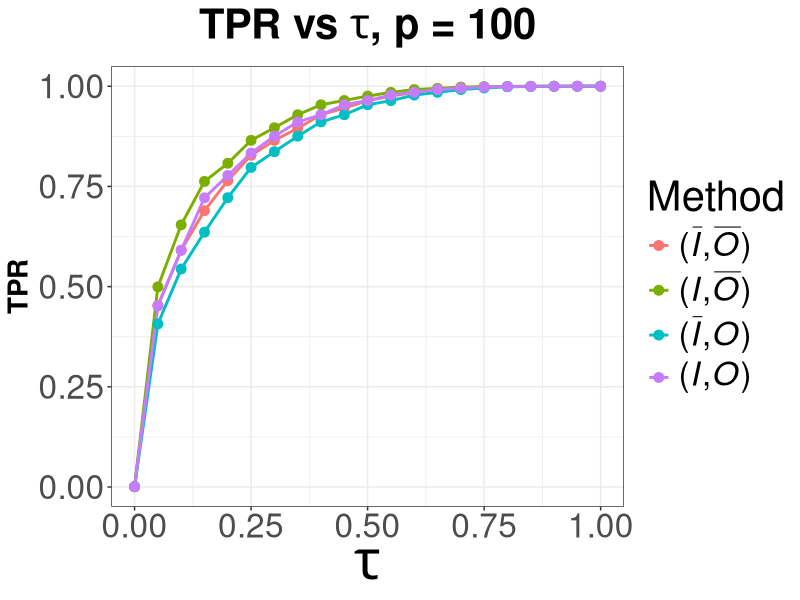
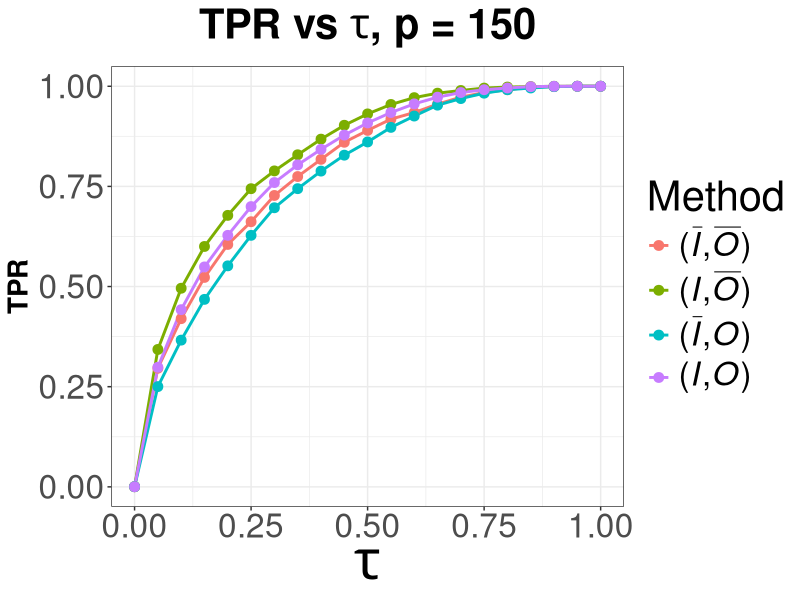
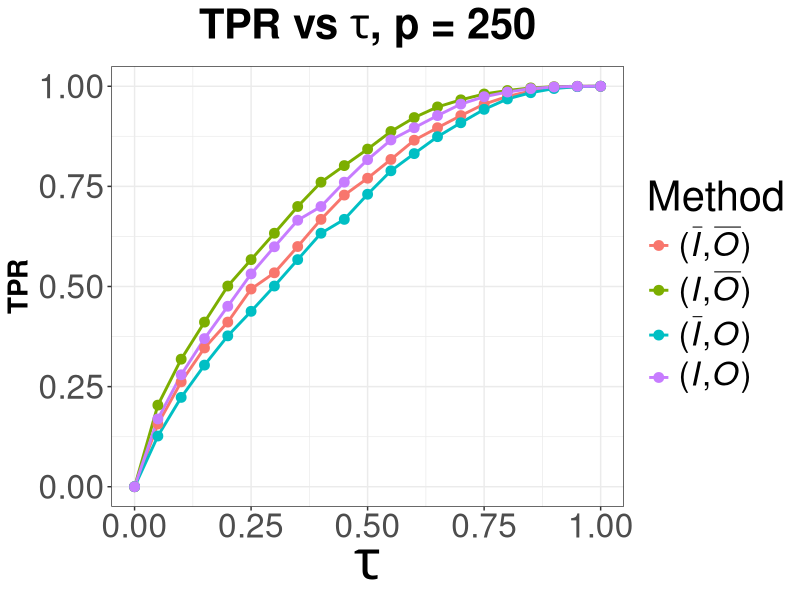

The R script that drew these images, in order:
# SPDX-FileCopyrightText: 2006-2024 Knut Reinert & Freie Universität Berlin
# SPDX-FileCopyrightText: 2016-2024 Knut Reinert & MPI für molekulare Genetik
# SPDX-License-Identifier: BSD-3-Clause

library(ggplot2)
library(reshape2)

tau <- c(0.0, 0.05, 0.1, 0.15, 0.2, 0.25, 0.3, 0.35, 0.4, 0.45, 0.5, 0.55, 0.6, 0.65, 0.7, 0.75, 0.8, 0.85, 0.9, 0.95, 1.0)

#######################################################################################################################
# p = 100
#######################################################################################################################

simple <- c(0.00073, 0.453, 0.5908, 0.68955, 0.76454, 0.82772, 0.86499, 0.89532, 0.92886, 0.94558, 0.96399, 0.97541, 0.98477, 0.99145, 0.99459, 0.99793, 0.99917, 0.99965, 0.99998, 1.0, 1.0)
indirect <- c(0.00073, 0.49942, 0.65422, 0.76251, 0.80768, 0.86499, 0.89651, 0.92886, 0.95377, 0.96445, 0.97541, 0.98477, 0.99173, 0.99459, 0.99793, 0.99905, 0.99952, 0.99993, 0.99999, 1.0, 1.0)
overlapping <- c(0.00073, 0.40691, 0.54404, 0.63588, 0.72183, 0.79746, 0.8367, 0.87545, 0.91107, 0.92886, 0.95386, 0.96399, 0.97798, 0.98477, 0.99173, 0.99578, 0.99863, 0.99948, 0.99992, 1.0, 1.0)
indirect_overlapping <- c(0.00073, 0.45214, 0.59084, 0.72158, 0.77742, 0.83325, 0.87545, 0.91107, 0.92886, 0.95386, 0.96445, 0.97798, 0.98482, 0.99173, 0.99553, 0.99794, 0.99929, 0.99982, 0.99998, 1.0, 1.0)

df <- data.frame(tau, simple, indirect, overlapping, indirect_overlapping)
colnames(df) <- c("tau", "Simple", "Indirect", "Overlap", "Both")
df2 <- melt(df, id = "tau", variable.name="Method")

tpr1 <- ggplot(df2, aes(x = tau, y = value, color = Method)) + 
  geom_line(size = 1) + 
  geom_point(size = 3) + 
  labs(title=expression(bold("TPR vs "*tau*", p = 100")),
       x =expression(tau), 
       y ="TPR") + 
  scale_colour_discrete(name = "Method", labels =c(expression("("*bar(italic("I"))*","*bar(italic("O"))*")"), 
                                                   expression("("*italic("I")*","*bar(italic("O"))*")"), 
                                                   expression("("*bar(italic("I"))*","*italic("O")*")"), 
                                                   expression("("*italic("I")*","*italic("O")*")"))) +
  theme_bw() +
  theme(text = element_text(size=30),
        plot.title = element_text(size=30, face="bold", hjust = 0.5),
        axis.title.x = element_text(size=40, face="bold"),
        axis.title.y = element_text(size=20, face="bold"),
        legend.text.align = 0)

#######################################################################################################################
# p = 150
#######################################################################################################################

simple <- c(0.00036, 0.29619, 0.41984, 0.52279, 0.60512, 0.66181, 0.72736, 0.77462, 0.81752, 0.86014, 0.88979, 0.91792, 0.93439, 0.95534, 0.97285, 0.98427, 0.99134, 0.99798, 0.99903, 0.99996, 1.0)
indirect <- c(0.00036, 0.34301, 0.49576, 0.60005, 0.6777, 0.74428, 0.78867, 0.82893, 0.86795, 0.90259, 0.93095, 0.95452, 0.97154, 0.9827, 0.98938, 0.99542, 0.99798, 0.99903, 0.99986, 1.0, 1.0)
overlapping <- c(0.00036, 0.25031, 0.36626, 0.46799, 0.55167, 0.62782, 0.69667, 0.74434, 0.7882, 0.82794, 0.86095, 0.8973, 0.92558, 0.9528, 0.96921, 0.9827, 0.99127, 0.99561, 0.99903, 0.99995, 1.0)
indirect_overlapping <- c(0.00036, 0.29841, 0.4423, 0.54899, 0.62782, 0.69962, 0.75958, 0.80379, 0.84256, 0.87809, 0.90844, 0.93434, 0.95601, 0.97271, 0.98423, 0.99134, 0.99565, 0.99892, 0.99983, 0.99998, 1.0)

df <- data.frame(tau, simple, indirect, overlapping, indirect_overlapping)
colnames(df) <- c("tau", "Simple", "Indirect", "Overlap", "Both")
df2 <- melt(df, id = "tau", variable.name="Method")

tpr2 <- ggplot(df2, aes(x = tau, y = value, color = Method)) + 
  geom_line(size = 1) + 
  geom_point(size = 3) + 
  labs(title=expression(bold("TPR vs "*tau*", p = 150")),
       x =expression(tau), 
       y ="TPR") + 
  scale_colour_discrete(name = "Method", labels =c(expression("("*bar(italic("I"))*","*bar(italic("O"))*")"), 
                                                   expression("("*italic("I")*","*bar(italic("O"))*")"), 
                                                   expression("("*bar(italic("I"))*","*italic("O")*")"), 
                                                   expression("("*italic("I")*","*italic("O")*")"))) +
  theme_bw() +
  theme(text = element_text(size=30),
        plot.title = element_text(size=30, face="bold", hjust = 0.5),
        axis.title.x = element_text(size=40, face="bold"),
        axis.title.y = element_text(size=20, face="bold"),
        legend.text.align = 0)

#######################################################################################################################
# p = 250
#######################################################################################################################

simple <- c(0.0001, 0.1566, 0.26191, 0.34652, 0.41111, 0.49367, 0.5342, 0.5998, 0.66763, 0.72825, 0.77037, 0.81721, 0.86526, 0.89641, 0.92671, 0.95544, 0.97447, 0.98821, 0.99603, 0.9994, 1.0)
indirect <- c(0.0001, 0.20377, 0.31854, 0.41111, 0.50114, 0.5671, 0.63298, 0.69975, 0.76045, 0.80187, 0.84307, 0.88704, 0.9218, 0.94837, 0.96607, 0.98064, 0.9893, 0.99582, 0.99882, 0.99987, 1.0)
overlapping <- c(0.0001, 0.12663, 0.2231, 0.30371, 0.37675, 0.43801, 0.50115, 0.5671, 0.63298, 0.66763, 0.73032, 0.78888, 0.83178, 0.87406, 0.90883, 0.94232, 0.96829, 0.98385, 0.99429, 0.99904, 1.0)
indirect_overlapping <- c(0.0001, 0.16935, 0.27954, 0.36991, 0.45064, 0.53154, 0.59917, 0.66544, 0.69975, 0.76046, 0.81666, 0.86589, 0.89641, 0.92671, 0.95542, 0.97388, 0.98558, 0.99402, 0.9982, 0.99978, 1.0)

df <- data.frame(tau, simple, indirect, overlapping, indirect_overlapping)
colnames(df) <- c("tau", "Simple", "Indirect", "Overlap", "Both")
df2 <- melt(df, id = "tau", variable.name="Method")

tpr3 <- ggplot(df2, aes(x = tau, y = value, color = Method)) + 
  geom_line(size = 1) + 
  geom_point(size = 3) + 
  labs(title=expression(bold("TPR vs "*tau*", p = 250")),
       x =expression(tau), 
       y ="TPR") + 
  scale_colour_discrete(name = "Method", labels =c(expression("("*bar(italic("I"))*","*bar(italic("O"))*")"), 
                                                   expression("("*italic("I")*","*bar(italic("O"))*")"), 
                                                   expression("("*bar(italic("I"))*","*italic("O")*")"), 
                                                   expression("("*italic("I")*","*italic("O")*")"))) +
  theme_bw() +
  theme(text = element_text(size=30),
        plot.title = element_text(size=30, face="bold", hjust = 0.5),
        axis.title.x = element_text(size=40, face="bold"),
        axis.title.y = element_text(size=20, face="bold"),
        legend.text.align = 0)

#######################################################################################################################
# Save plots
#######################################################################################################################

ggsave(file="<DIR>/tpr_100.svg", plot=tpr1, width=16, height=9)
ggsave(file="<DIR>/tpr_150.svg", plot=tpr2, width=16, height=9)
ggsave(file="<DIR>/tpr_250.svg", plot=tpr3, width=16, height=9)